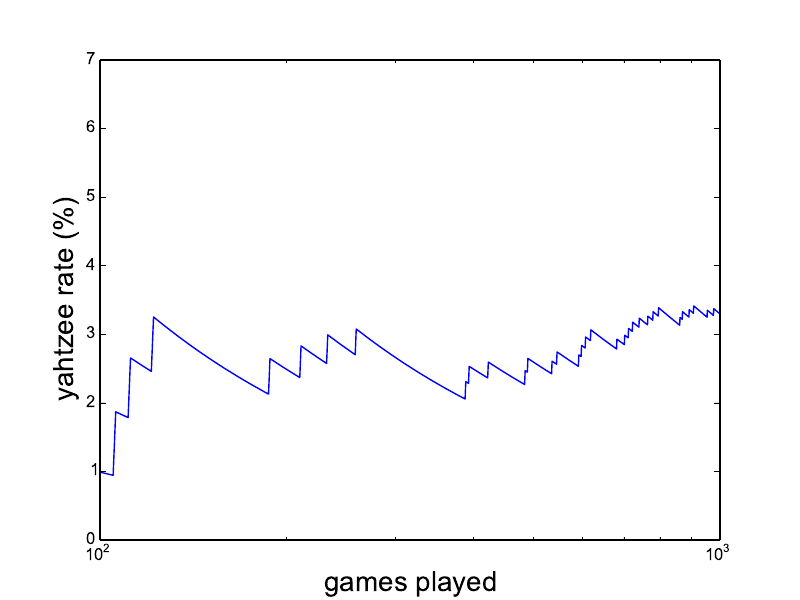

Here is the Python script that generated this plot:
#-*- coding : utf-8 -*-

from random import randint
import numpy as np
import pylab as pl


diedict={1: "⚀", 2: "⚁", 3: "⚂", 4: "⚃", 5: "⚄", 6: "⚅"}
FANCYPRINTING=False

class Dice :
    def __init__(self,n):
        self._facenumber=n
        self._faceup=0#this value can not be reached otherwise. A null dice is a dice that was never rolled or reseted.
        self._islocked=False

    def roll(self):
        if not self._islocked :
            self._faceup=randint(1,self._facenumber)
        #return self._faceup
        
    def lock(self):
        self._islocked=True
    
    def unlock(self):
        self._islocked=False

    def __repr__(self):
        return str(self._faceup)


class Set :
    """a set of dices"""

    def __init__(self,m,n):
        self._diceNumber=m
        self._faceNumber=n
        self._dices=[Dice(n) for i in range(m)]
        self._facesup=[d._faceup for d in self._dices]
        self._state=1
        self._target=0
        self._rollcount=0

    def roll(self):        
        for d in self._dices:
            d.roll()
        self._facesup=[d._faceup for d in self._dices]
        self._rollcount+=1
        

    def updatelocking(self,target):
        for d in self._dices :
            if d._faceup == target :
                d.lock()
            else :
                d.unlock()


    def updatestate(self):
        L=[]
        for val in range(1,self._faceNumber+1):
            L.append(self._facesup.count(val))
        L1=[n for n in L]#copy
        L1.sort()
        self._state=L1[-1]#get the population of the largest group of identical dices
        self._target=L.index(self._state)+1


    def reset(self):
        for d in self._dices:
            d.unlock()
        self._target=0
        self._state=1
        self._rollcount=0


    def __repr__(self):
        if FANCYPRINTING :
            string=' '.join([diedict[f] for f in self._facesup])
        else :
            string=' '.join([str(f) for f in self._facesup])
        return string

            
    def play(self,maxroll):
        while self._rollcount<maxroll :
            self.roll()
            self.updatestate()
            if self._state == self._diceNumber :
                break            
            self.updatelocking(self._target)
                    


#--------------------------------------------------
#                     SCRIPT
#--------------------------------------------------

yset=Set(5,6)#5 6-faced dices

GAMENUMBER=int(1000)
e=[]
VICTORIES=[]
V=0

for t in range(GAMENUMBER):
    yset.play(3)
    if yset._state==5:
        print yset, "yahtzee !"
    else:
        print yset

    if yset._state==yset._diceNumber:
        VICTORIES.append(1)
        V+=1 
    else :
        VICTORIES.append(0)

    vrate=float(V)/float(t+1)*100
    e.append(vrate)
    yset.reset()

    if t>0 and t%int(1e5)==0 :
        print t,"games played, won",vrate,"%"


#V=VICTORIES.count(1) 
vrate=float(V)/float(GAMENUMBER)*100

print "------------------------------------------------------------------------------"
print "Final results, for",GAMENUMBER,"games played, ",V, "victories were reached."
print "Estimated probability of victory :",vrate,"%"
print "------------------------------------------------------------------------------"

x=np.arange(GAMENUMBER)
with open("results.dat",'w') as fi:
    for i in range(GAMENUMBER):
        fi.write(str(x[i])+"    "+str(e[i])+"\n")

fig,ax=pl.subplots()
ax.semilogx(x,e)
ax.set_xlim(100,GAMENUMBER)
ax.set_ylim(0,7)
ax.set_xlabel("games played",size=20)
ax.set_ylabel("yahtzee rate (%)",size=20)
pl.savefig("yahtzee_mc.pdf")
